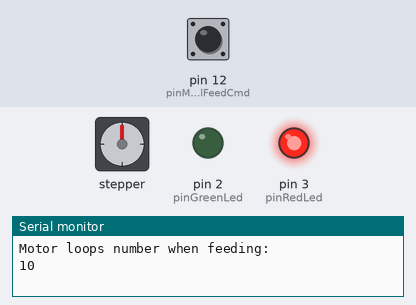
Recording of a sketch running on a simulated Arduino Uno, built with avr-gcc and run on an emulated ATmega328P. On the bench: stepper motor, output pins drawn as LEDs (lit = HIGH), the last lines printed to the serial monitor. The inputs (shaded band) are chosen by the test bench; at power-on: pin 12 (pinManualFeedCmd) HIGH. Stepper angles assume 2048 steps per turn.

Above: at 0.1 s.
At 9.57 s:
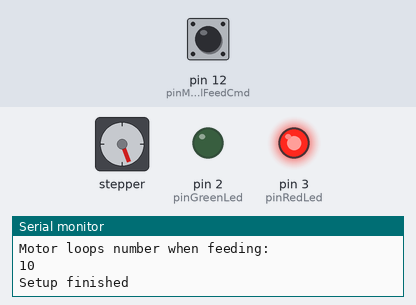
At 19.22 s:
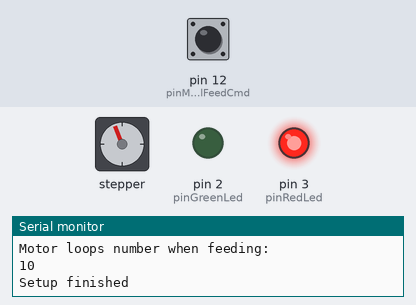
At 39.54 s:
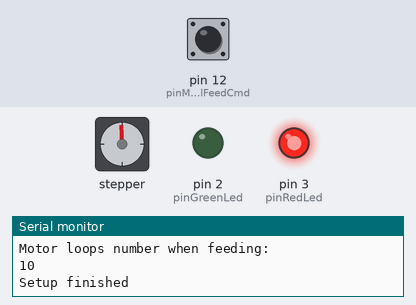
Timing chart, 0 to 40.0 s (numbered marks = the images above):
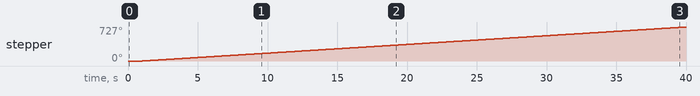

Measured:
- by itself, stepper: keeps turning clockwise at about 19°/s

The sketch:

FishFeeder.ino
```cpp
#include <Stepper.h>
#include "Feed.h"

double feedHour = 17.0;
double poweringHour = 8.5; // Programmable plug powering hour (for relative time computation)

Feed feed(poweringHour, poweringHour);

void setup()
{
  Serial.begin(115200);
  feed.Init();
  delay(1000);
  Serial.println("Setup finished");
}

ISR(TIMER1_COMPA_vect)          // timer compare interrupt service routine
{
  feed.ComputeElapsedTimeSincePowerOn();
}

void loop()
{
  feed.ManualFeed();
  feed.AutomaticFeed();
  feed.TurnLedToGreenIfFeeded();
}
```

Feed.cpp
```cpp
#include <Stepper.h>
#include "Feed.h"
#include "Arduino.h"

Feed::Feed(double _poweringHour, double _feedHour)
    : poweringHour(_poweringHour), feedHour(_feedHour) {
}

void Feed::Init() {
    InitPins();
    InitTimer();
    InitStepMotor();
    feeded = false;
    TurnLedRed();
}

void Feed::InitPins() {
    pinMode(pinManualFeedCmd, INPUT_PULLUP);
    pinMode(pinGreenLed, OUTPUT);
    pinMode(pinRedLed, OUTPUT);
    pinMode(feedQuantity, INPUT);
}

void Feed::InitTimer() {
    noInterrupts(); // disable all interrupts
    TCCR1A = 0;
    TCCR1B = 0;
    TCNT1 = 0;

    OCR1A = 62500;           // compare match register 16MHz/256/2Hz
    TCCR1B |= (1 << WGM12);  // CTC mode
    TCCR1B |= (1 << CS12);   // 256 prescaler
    TIMSK1 |= (1 << OCIE1A); // enable timer compare interrupt
    interrupts();            // enable all interrupts
}

void Feed::InitStepMotor() {
    small_stepper = new Stepper(stepsPerMotorRevolution, 8, 10, 9, 11);
    small_stepper->setSpeed(200);
    motorLoopsNb = analogRead(feedQuantity) / 50;
    Serial.println("Motor loops number when feeding: ");
    Serial.println(motorLoopsNb);
}

void Feed::TurnLedRed() {
    digitalWrite(pinGreenLed, LOW);
    digitalWrite(pinRedLed, HIGH);
}

void Feed::TurnLedGreen() {
    digitalWrite(pinGreenLed, HIGH);
    digitalWrite(pinRedLed, LOW);
}

double Feed::ComputeElapsedTimeSincePowerOn() {
    elapsedHours = elapsedHours + (1.0 / 3600.0);
}

void Feed::TurnLedToGreenIfFeeded() {
    if (feeded) {
        TurnLedGreen();
    } else {
        TurnLedRed();
    }
}

void Feed::ManualFeed() {
    if (digitalRead(pinManualFeedCmd) == false) {
        small_stepper->step(stepsPerOutputRevolution);
        Serial.println("User choose to manually feed");
    }
}

void Feed::AutomaticFeed() {
    if (feeded == true)
        return;

    // Feed (Arduino is powered at 8 am)
    if ((elapsedHours + poweringHour) >= feedHour) {
        small_stepper->step(motorLoopsNb * stepsPerOutputRevolution);
        feeded = true;
    }
}
```

Feed.h
```cpp
#ifndef FEED_H
#define FEED_H

class Feed {
  public:
  private:
    /********** Settings ***************/
    double feedHour = 0.0;
    double poweringHour = 0.0; // Programmable plug powering hour (for relative time computation)
    /**********************************/
    static constexpr unsigned int stepsPerMotorRevolution = 32;
    static constexpr unsigned int stepsPerOutputRevolution = 32 * 64;
    static constexpr unsigned int pinManualFeedCmd = 12;
    static constexpr unsigned int pinGreenLed = 2;
    static constexpr unsigned int pinRedLed = 3;
    static constexpr unsigned int feedQuantity = 19;
    float elapsedHours = 0.0;
    bool feeded = false;
    int motorLoopsNb = 0; // Motor loops number setted by potentiometer (0 to 10 loops)
    Stepper *small_stepper;

  public:
    Feed(double poweringHour, double feedHour);
    void Init();
    void TurnLedToGreenIfFeeded();
    void ManualFeed();
    void AutomaticFeed();
    double ComputeElapsedTimeSincePowerOn();

  private:
    void InitPins();
    void InitTimer();
    void InitStepMotor();
    void TurnLedRed();
    void TurnLedGreen();
};
#endif
```
